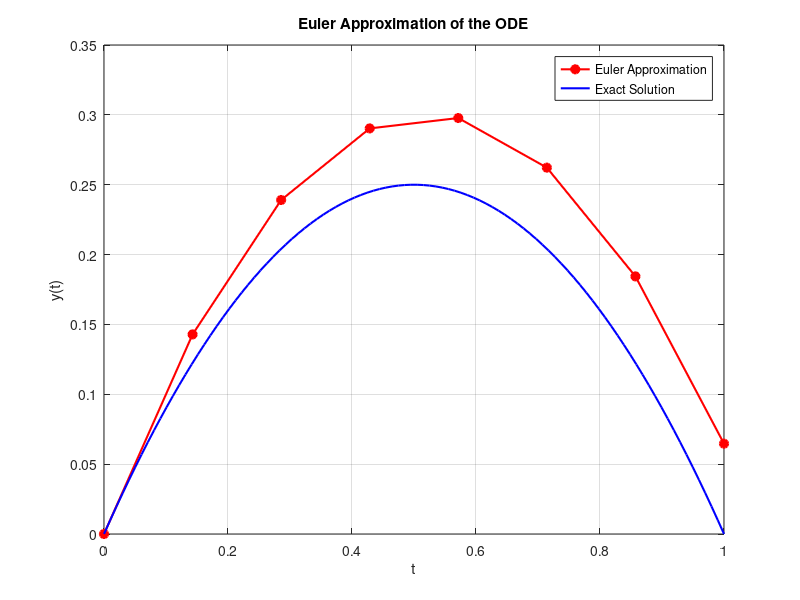

This figure's MATLAB source:
% MATLAB code to compute the Euler approximation of the ODE
% dy/dt + 2*y = 1 - 2*t^2 with initial condition y(0) = 0

% Set up parameters
t0 = 0;  % Initial time
y0 = 0;  % Initial condition
tf = 1;  % Final time

% Number of steps
n_steps = 7; % Change this to 4, 5, 6, or 7 to see different results

% Calculate step size
h = (tf - t0) / n_steps;

% Initialize arrays to store time and solution values
t = linspace(t0, tf, n_steps + 1); % Time points
y = zeros(1, n_steps + 1); % Array to store approximate solutions

% Set initial condition
y(1) = y0;

% Define the function for the ODE dy/dt = 1 - 2*t^2 - 2*y
f = @(t, y) 1 - 2 * t^2 - 2 * y;

% Euler method loop
for i = 1:n_steps
    y(i + 1) = y(i) + h * f(t(i), y(i));
end

% Display the results
disp('Time points:')
disp(t)
disp('Euler approximate values:')
disp(y)

% Plotting the approximate solution
figure;
plot(t, y, 'ro-', 'LineWidth', 1.5, 'MarkerFaceColor', 'r');
hold on;

% Plotting the exact solution for comparison
t_exact = linspace(t0, tf, 100);
y_exact = t_exact.*(1-t_exact);
plot(t_exact, y_exact, 'b-', 'LineWidth', 1.5);

% Add labels and legend
xlabel('t');
ylabel('y(t)');
title('Euler Approximation of the ODE');
legend('Euler Approximation', 'Exact Solution');
grid on;
hold off;
